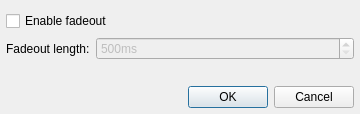
<?xml version="1.0" encoding="UTF-8"?>
<ui version="4.0">
 <class>GmeSettingsDialog</class>
 <widget class="QDialog" name="GmeSettingsDialog">
  <property name="geometry">
   <rect>
    <x>0</x>
    <y>0</y>
    <width>360</width>
    <height>114</height>
   </rect>
  </property>
  <property name="windowTitle">
   <string>GME Plugin Settings</string>
  </property>
  <layout class="QVBoxLayout" name="verticalLayout">
   <property name="leftMargin">
    <number>6</number>
   </property>
   <property name="rightMargin">
    <number>6</number>
   </property>
   <property name="bottomMargin">
    <number>6</number>
   </property>
   <item>
    <layout class="QFormLayout" name="formLayout">
     <property name="fieldGrowthPolicy">
      <enum>QFormLayout::AllNonFixedFieldsGrow</enum>
     </property>
     <item row="1" column="0">
      <widget class="QLabel" name="label">
       <property name="text">
        <string>Fadeout length:</string>
       </property>
      </widget>
     </item>
     <item row="1" column="1">
      <widget class="QSpinBox" name="fadeoutSpinBox">
       <property name="enabled">
        <bool>false</bool>
       </property>
       <property name="suffix">
        <string>ms</string>
       </property>
       <property name="minimum">
        <number>500</number>
       </property>
       <property name="maximum">
        <number>10000</number>
       </property>
      </widget>
     </item>
     <item row="0" column="0" colspan="2">
      <widget class="QCheckBox" name="fadeoutCheckBox">
       <property name="text">
        <string>Enable fadeout</string>
       </property>
      </widget>
     </item>
    </layout>
   </item>
   <item>
    <widget class="QDialogButtonBox" name="buttonBox">
     <property name="orientation">
      <enum>Qt::Horizontal</enum>
     </property>
     <property name="standardButtons">
      <set>QDialogButtonBox::Cancel|QDialogButtonBox::Ok</set>
     </property>
    </widget>
   </item>
  </layout>
 </widget>
 <resources/>
 <connections>
  <connection>
   <sender>buttonBox</sender>
   <signal>accepted()</signal>
   <receiver>GmeSettingsDialog</receiver>
   <slot>accept()</slot>
   <hints>
    <hint type="sourcelabel">
     <x>254</x>
     <y>101</y>
    </hint>
    <hint type="destinationlabel">
     <x>157</x>
     <y>274</y>
    </hint>
   </hints>
  </connection>
  <connection>
   <sender>buttonBox</sender>
   <signal>rejected()</signal>
   <receiver>GmeSettingsDialog</receiver>
   <slot>reject()</slot>
   <hints>
    <hint type="sourcelabel">
     <x>322</x>
     <y>101</y>
    </hint>
    <hint type="destinationlabel">
     <x>286</x>
     <y>274</y>
    </hint>
   </hints>
  </connection>
  <connection>
   <sender>fadeoutCheckBox</sender>
   <signal>toggled(bool)</signal>
   <receiver>fadeoutSpinBox</receiver>
   <slot>setEnabled(bool)</slot>
   <hints>
    <hint type="sourcelabel">
     <x>83</x>
     <y>17</y>
    </hint>
    <hint type="destinationlabel">
     <x>149</x>
     <y>42</y>
    </hint>
   </hints>
  </connection>
 </connections>
</ui>
